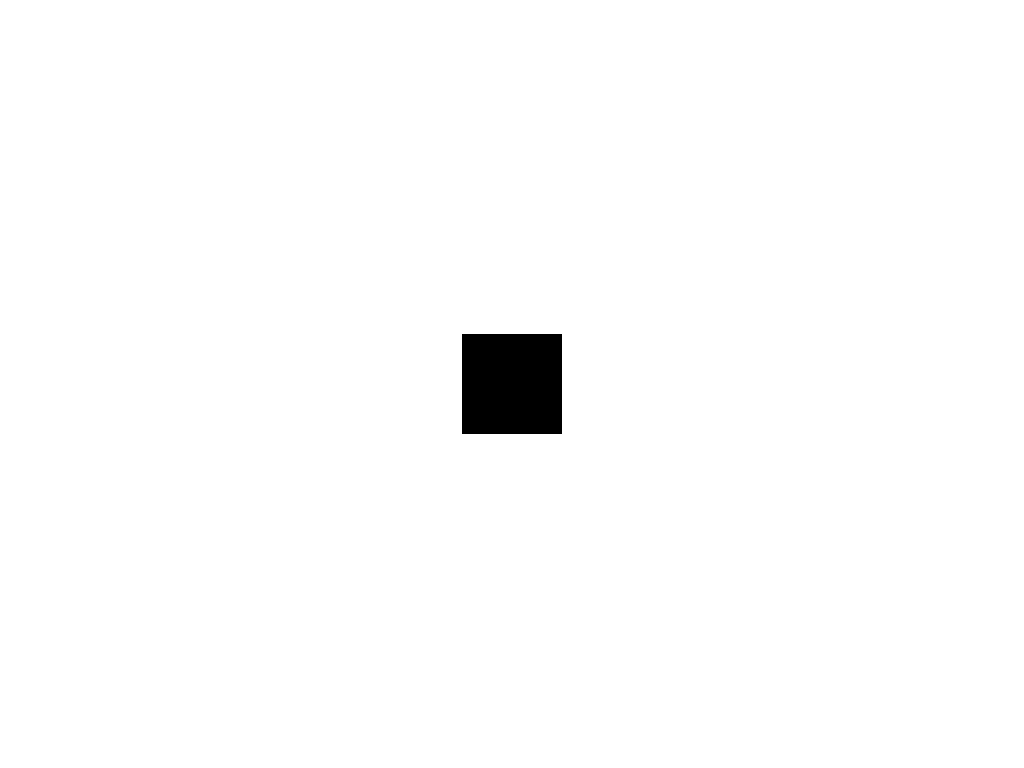
Frame 1 (no input)
Frame 60 (the mouse pressed at the canvas centre just before this capture): identical to frame 1, image omitted
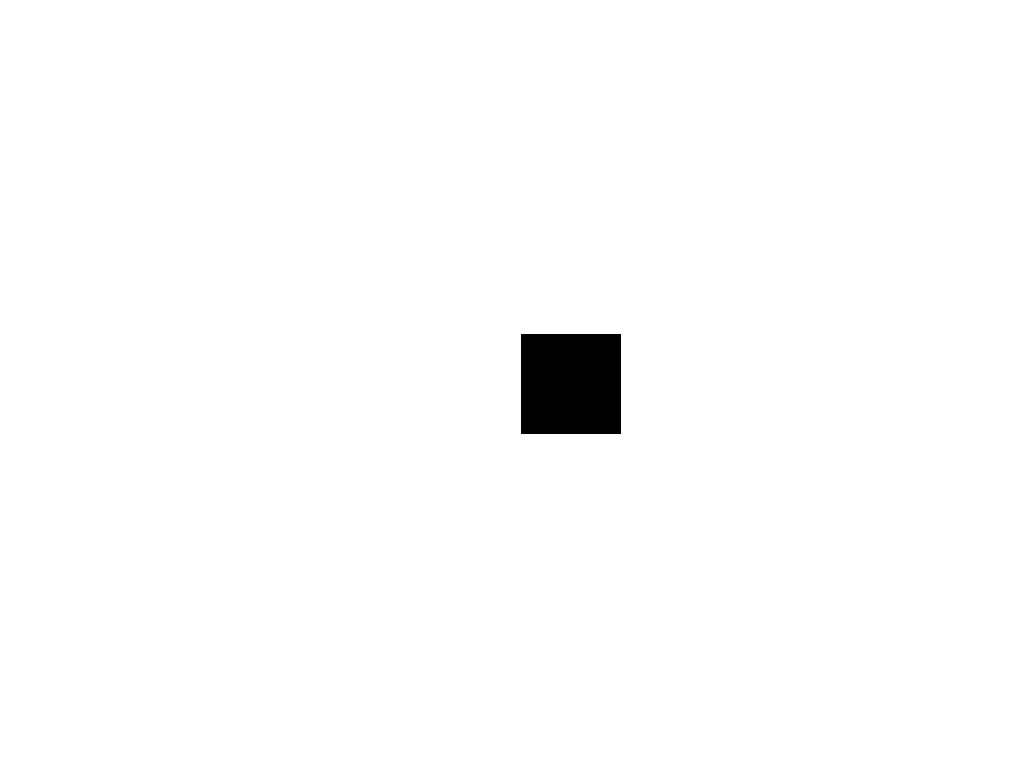
Frame 120 (the mouse held since frame 60 and released just before this capture)

The Processing sketch that drew these frames (run headless with seeded random() and noise(); from frame 60 on, the mouse is pressed at the canvas centre):

// Processing sketch: mouse_events
// ── mouse_events.pde
float x = 0;
float y = 0;
float mSize = 100;
float mDirection = 1; // there might be a problem with speed > 1
boolean mIsMoving = false;

void setup() {
  size(1024, 768);
  noStroke();
  rectMode(CENTER);

  x = width/2;
  y = height/2;
}

void draw() {
  background(255);
  fill(0);
  rect(x, y, mSize, mSize);

  if (mIsMoving) {
    x = x + mDirection;
  }

  if (x > width) {
    mDirection = -1;
  } else if (x < 0) {
    mDirection = 1;
  }
}

void mousePressed() {
  if (mIsMoving) { // if (mIsMoving == true)
    mIsMoving = false;
  } else {
    // start the rect again
    mIsMoving = true;
  }

  // short version: mIsMoving = !mIsMoving;
}

void mouseWheel(MouseEvent event) {
  float mTicks = event.getCount();
  mSize = mSize + mTicks;
}
